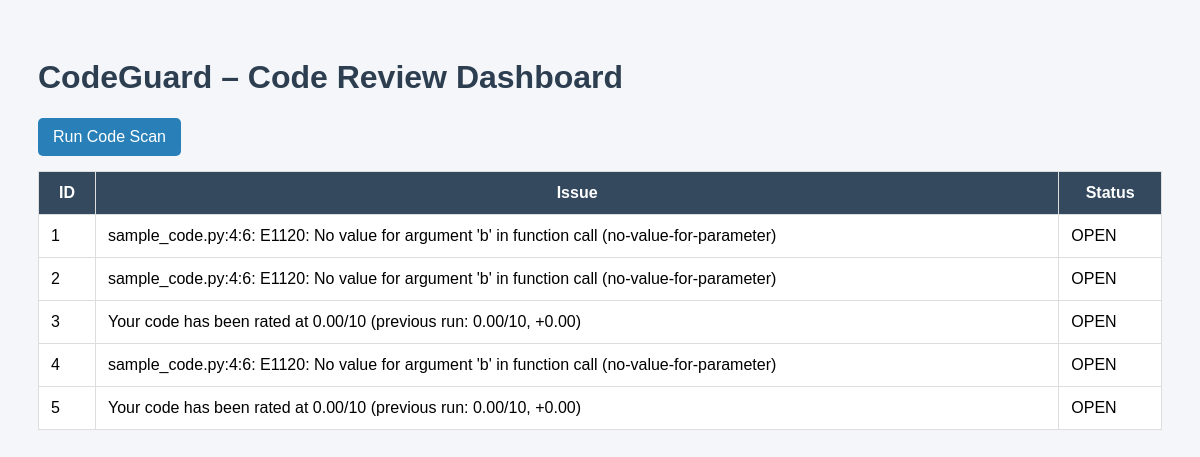
The page / on the database its author committed.
### tables this page shows
CREATE TABLE tickets (
            id INTEGER PRIMARY KEY AUTOINCREMENT,
            issue TEXT,
            status TEXT
        );

### app.py (the view)
@app.route('/')
def dashboard():
    tickets = get_tickets()
    return render_template('dashboard.html', tickets=tickets)

### ticket_manager.py (called while the page is built)
def connect():
    return sqlite3.connect(DB_NAME)

def initialize_db():
    conn = connect()
    cur = conn.cursor()
    cur.execute("""
        CREATE TABLE IF NOT EXISTS tickets (
            id INTEGER PRIMARY KEY AUTOINCREMENT,
            issue TEXT,
            status TEXT
        )
    """)
    conn.commit()
    conn.close()

def get_tickets():
    initialize_db()
    conn = connect()
    cur = conn.cursor()
    cur.execute("SELECT * FROM tickets")
    data = cur.fetchall()
    conn.close()
    return data

### templates/dashboard.html (shortened to what this page needs)
<!DOCTYPE html>
<html>
<head>
    <link rel="stylesheet" href="/static/css/style.css">
</head>
<body>
    <h1>CodeGuard – Code Review Dashboard</h1>
    <a href="/scan" class="btn">Run Code Scan</a>
    <table>
        <tr>
            <th>ID</th>
            <th>Issue</th>
            <th>Status</th>
        </tr>
        {% for t in tickets %}
        <tr>
            <td>{{t[0]}}</td>
            <td>{{t[1]}}</td>
            <td>{{t[2]}}</td>
        </tr>
        {% endfor %}
    </table>
</body>
</html>

### static/style.css (style rules this page uses)
body { font-family: Arial; background: #f4f6f9; padding: 30px; }
h1 { color: #2c3e50; }
table { width: 100%; background: white; border-collapse: collapse; }
th, td { padding: 12px; border: 1px solid #ddd; }
th { background: #34495e; color: white; }
.btn { display: inline-block; margin-bottom: 15px; padding: 10px 15px; background: #2980b9; color: white; text-decoration: none; border-radius: 5px; }

### rows shown on the page
tickets: id "1", issue "sample_code.py:4:6: E1120: No value for argument 'b' in function call (no-value-for-parameter)", status "OPEN"
tickets: id "2", issue "sample_code.py:4:6: E1120: No value for argument 'b' in function call (no-value-for-parameter)", status "OPEN"
tickets: id "3", issue "Your code has been rated at 0.00/10 (previous run: 0.00/10, +0.00)", status "OPEN"
tickets: id "4", issue "sample_code.py:4:6: E1120: No value for argument 'b' in function call (no-value-for-parameter)", status "OPEN"
tickets: id "5", issue "Your code has been rated at 0.00/10 (previous run: 0.00/10, +0.00)", status "OPEN"
